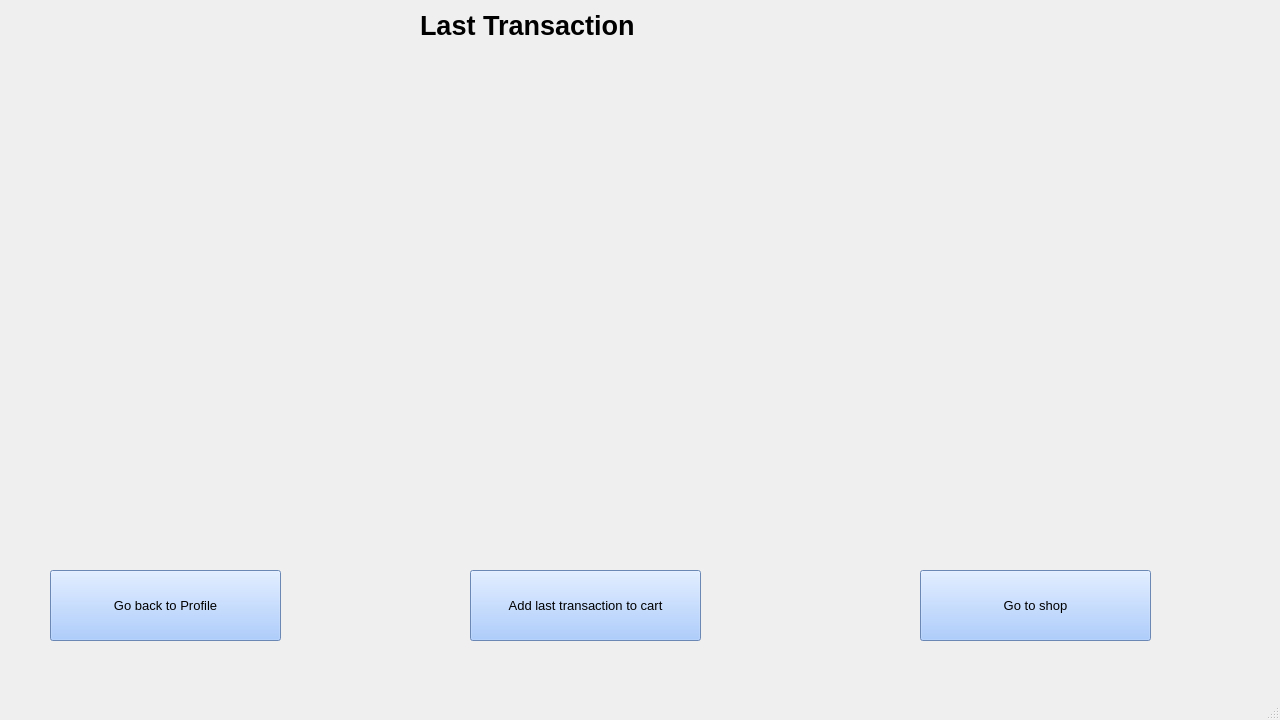
<?xml version="1.0" encoding="UTF-8"?>
<ui version="4.0">
 <class>MainWindow</class>
 <widget class="QMainWindow" name="MainWindow">
  <property name="geometry">
   <rect>
    <x>0</x>
    <y>0</y>
    <width>1280</width>
    <height>720</height>
   </rect>
  </property>
  <property name="windowTitle">
   <string>MainWindow</string>
  </property>
  <widget class="QWidget" name="centralwidget">
   <widget class="QLabel" name="last_transaction_title">
    <property name="geometry">
     <rect>
      <x>420</x>
      <y>0</y>
      <width>291</width>
      <height>51</height>
     </rect>
    </property>
    <property name="text">
     <string>&lt;html&gt;&lt;head/&gt;&lt;body&gt;&lt;p&gt;&lt;span style=&quot; font-size:20pt; font-weight:600;&quot;&gt;Last Transaction&lt;/span&gt;&lt;/p&gt;&lt;/body&gt;&lt;/html&gt;</string>
    </property>
   </widget>
   <widget class="QLabel" name="last_transaction_content">
    <property name="geometry">
     <rect>
      <x>20</x>
      <y>110</y>
      <width>731</width>
      <height>311</height>
     </rect>
    </property>
    <property name="text">
     <string/>
    </property>
   </widget>
   <widget class="QPushButton" name="profile_button">
    <property name="geometry">
     <rect>
      <x>50</x>
      <y>570</y>
      <width>231</width>
      <height>71</height>
     </rect>
    </property>
    <property name="font">
     <font>
      <pointsize>10</pointsize>
     </font>
    </property>
    <property name="styleSheet">
     <string notr="true">background-color: rgb(150, 190, 252);</string>
    </property>
    <property name="text">
     <string>Go back to Profile</string>
    </property>
   </widget>
   <widget class="QPushButton" name="addlasttocart_button">
    <property name="geometry">
     <rect>
      <x>470</x>
      <y>570</y>
      <width>231</width>
      <height>71</height>
     </rect>
    </property>
    <property name="font">
     <font>
      <pointsize>10</pointsize>
     </font>
    </property>
    <property name="styleSheet">
     <string notr="true">background-color: rgb(150, 190, 252);</string>
    </property>
    <property name="text">
     <string>Add last transaction to cart</string>
    </property>
   </widget>
   <widget class="QPushButton" name="shop_button">
    <property name="geometry">
     <rect>
      <x>920</x>
      <y>570</y>
      <width>231</width>
      <height>71</height>
     </rect>
    </property>
    <property name="font">
     <font>
      <pointsize>10</pointsize>
     </font>
    </property>
    <property name="styleSheet">
     <string notr="true">background-color: rgb(150, 190, 252);</string>
    </property>
    <property name="text">
     <string>Go to shop</string>
    </property>
   </widget>
   <widget class="QLabel" name="last_transaction_image">
    <property name="geometry">
     <rect>
      <x>800</x>
      <y>20</y>
      <width>421</width>
      <height>341</height>
     </rect>
    </property>
    <property name="text">
     <string/>
    </property>
    <property name="pixmap">
     <pixmap>../Images/last_transaction_new.jpg</pixmap>
    </property>
    <property name="scaledContents">
     <bool>true</bool>
    </property>
   </widget>
  </widget>
  <widget class="QMenuBar" name="menubar">
   <property name="geometry">
    <rect>
     <x>0</x>
     <y>0</y>
     <width>1280</width>
     <height>26</height>
    </rect>
   </property>
  </widget>
  <widget class="QStatusBar" name="statusbar"/>
 </widget>
 <resources>
  <include location="../immm.qrc"/>
 </resources>
 <connections/>
</ui>
